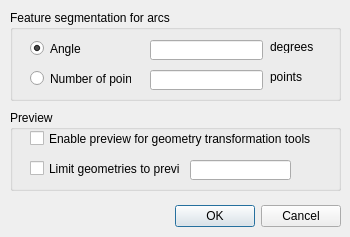
<?xml version="1.0" encoding="UTF-8"?>
<ui version="4.0">
 <class>Settings</class>
 <widget class="QDialog" name="Settings">
  <property name="geometry">
   <rect>
    <x>0</x>
    <y>0</y>
    <width>350</width>
    <height>237</height>
   </rect>
  </property>
  <property name="windowTitle">
   <string>Settings - GV Digitizing Tools</string>
  </property>
  <property name="modal">
   <bool>true</bool>
  </property>
  <widget class="QDialogButtonBox" name="buttonBox">
   <property name="geometry">
    <rect>
     <x>130</x>
     <y>200</y>
     <width>211</width>
     <height>32</height>
    </rect>
   </property>
   <property name="orientation">
    <enum>Qt::Horizontal</enum>
   </property>
   <property name="standardButtons">
    <set>QDialogButtonBox::Cancel|QDialogButtonBox::Ok</set>
   </property>
  </widget>
  <widget class="QGroupBox" name="groupBox">
   <property name="geometry">
    <rect>
     <x>10</x>
     <y>10</y>
     <width>331</width>
     <height>91</height>
    </rect>
   </property>
   <property name="title">
    <string>Feature segmentation for arcs</string>
   </property>
   <widget class="QLineEdit" name="lineEditArcAngle">
    <property name="geometry">
     <rect>
      <x>140</x>
      <y>30</y>
      <width>113</width>
      <height>20</height>
     </rect>
    </property>
    <property name="text">
     <string/>
    </property>
   </widget>
   <widget class="QLabel" name="label_2">
    <property name="geometry">
     <rect>
      <x>260</x>
      <y>30</y>
      <width>46</width>
      <height>13</height>
     </rect>
    </property>
    <property name="text">
     <string>degrees</string>
    </property>
   </widget>
   <widget class="QLabel" name="label_3">
    <property name="geometry">
     <rect>
      <x>260</x>
      <y>60</y>
      <width>46</width>
      <height>13</height>
     </rect>
    </property>
    <property name="text">
     <string>points</string>
    </property>
   </widget>
   <widget class="QLineEdit" name="lineEditArcNumberOfPoints">
    <property name="geometry">
     <rect>
      <x>140</x>
      <y>60</y>
      <width>113</width>
      <height>20</height>
     </rect>
    </property>
    <property name="text">
     <string/>
    </property>
   </widget>
   <widget class="QRadioButton" name="radioButtonAngle">
    <property name="geometry">
     <rect>
      <x>20</x>
      <y>30</y>
      <width>82</width>
      <height>17</height>
     </rect>
    </property>
    <property name="text">
     <string>Angle</string>
    </property>
    <property name="checked">
     <bool>true</bool>
    </property>
   </widget>
   <widget class="QRadioButton" name="radioButtonNumberOfPoints">
    <property name="geometry">
     <rect>
      <x>20</x>
      <y>60</y>
      <width>101</width>
      <height>17</height>
     </rect>
    </property>
    <property name="text">
     <string>Number of points</string>
    </property>
   </widget>
  </widget>
  <widget class="QGroupBox" name="groupBox_2">
   <property name="geometry">
    <rect>
     <x>10</x>
     <y>110</y>
     <width>331</width>
     <height>81</height>
    </rect>
   </property>
   <property name="title">
    <string>Preview</string>
   </property>
   <widget class="QCheckBox" name="checkBoxEnablePreview">
    <property name="geometry">
     <rect>
      <x>20</x>
      <y>20</y>
      <width>281</width>
      <height>17</height>
     </rect>
    </property>
    <property name="text">
     <string>Enable preview for geometry transformation tools</string>
    </property>
   </widget>
   <widget class="QLineEdit" name="lineEditLimitPreviewGeometries">
    <property name="geometry">
     <rect>
      <x>180</x>
      <y>50</y>
      <width>101</width>
      <height>20</height>
     </rect>
    </property>
   </widget>
   <widget class="QCheckBox" name="checkBoxEnableLimitPreview">
    <property name="geometry">
     <rect>
      <x>20</x>
      <y>50</y>
      <width>151</width>
      <height>17</height>
     </rect>
    </property>
    <property name="text">
     <string>Limit geometries to preview</string>
    </property>
   </widget>
  </widget>
 </widget>
 <tabstops>
  <tabstop>radioButtonAngle</tabstop>
  <tabstop>radioButtonNumberOfPoints</tabstop>
  <tabstop>lineEditArcAngle</tabstop>
  <tabstop>lineEditArcNumberOfPoints</tabstop>
  <tabstop>buttonBox</tabstop>
 </tabstops>
 <resources>
  <include location="resources.qrc"/>
 </resources>
 <connections>
  <connection>
   <sender>buttonBox</sender>
   <signal>accepted()</signal>
   <receiver>Settings</receiver>
   <slot>accept()</slot>
   <hints>
    <hint type="sourcelabel">
     <x>248</x>
     <y>254</y>
    </hint>
    <hint type="destinationlabel">
     <x>157</x>
     <y>274</y>
    </hint>
   </hints>
  </connection>
  <connection>
   <sender>buttonBox</sender>
   <signal>rejected()</signal>
   <receiver>Settings</receiver>
   <slot>reject()</slot>
   <hints>
    <hint type="sourcelabel">
     <x>316</x>
     <y>260</y>
    </hint>
    <hint type="destinationlabel">
     <x>286</x>
     <y>274</y>
    </hint>
   </hints>
  </connection>
 </connections>
</ui>
